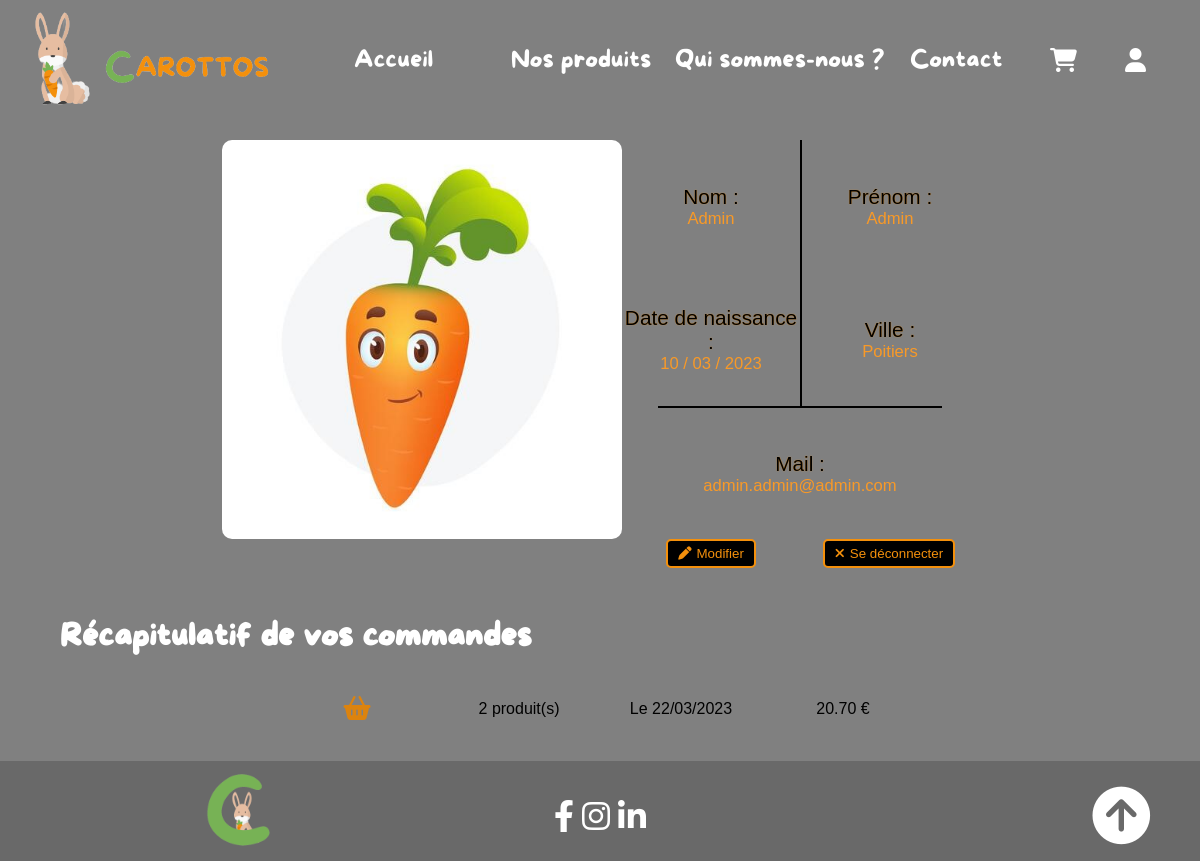
Before: /pageUser.php (signed in) with the older database file.
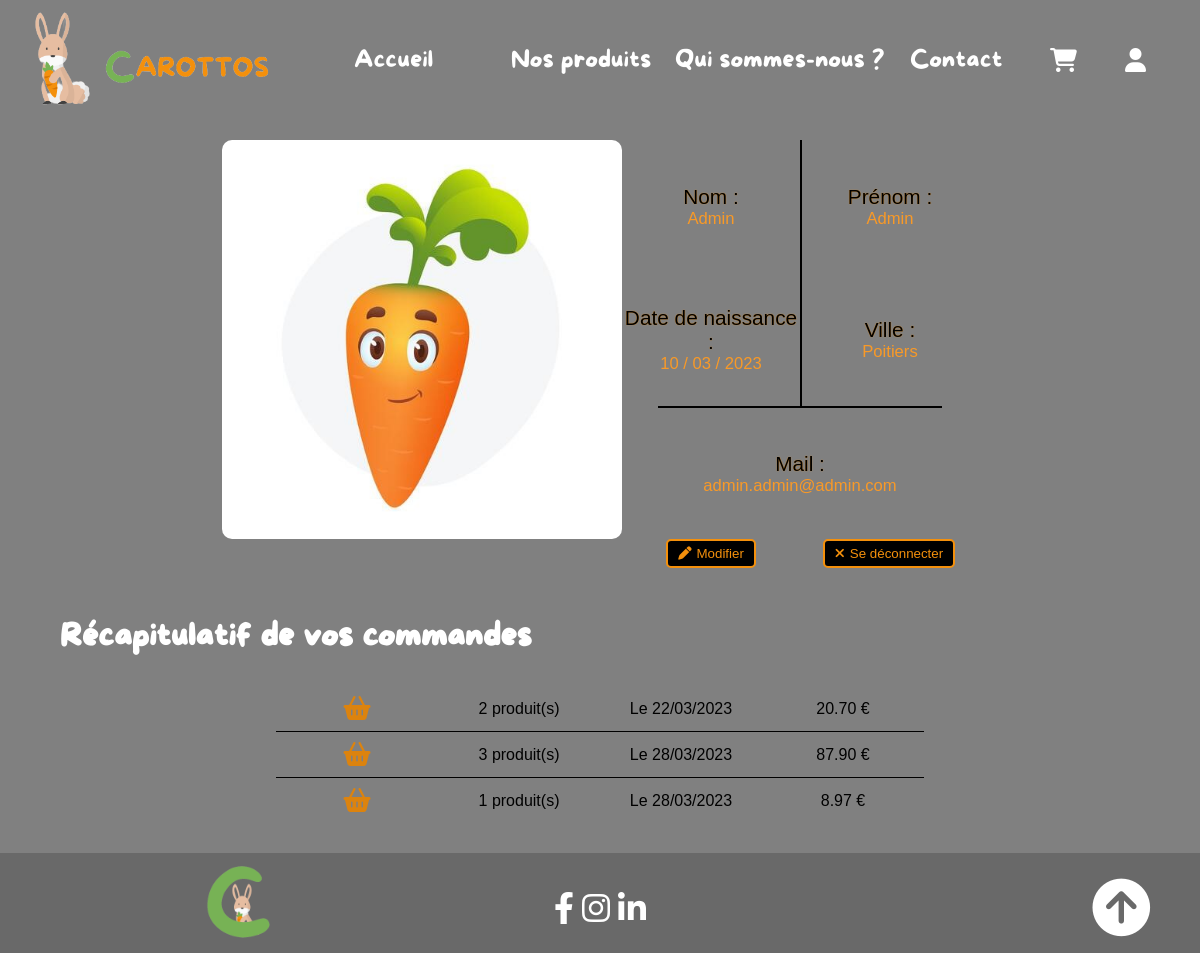
After: the same page with the newer database file.
### tables this page shows
CREATE TABLE `commande` (
  `idCommande` int(11) NOT NULL,
  `dateCommande` date NOT NULL DEFAULT current_timestamp(),
  `idUser` int(11) NOT NULL,
  `idPtLiv` int(11) NOT NULL
);

### BDD/requetes.php (called while the page is built, shortened)
<?php
function getCommandeByUserId($id){
    $connexion = createConnexion();
    $requete = $connexion->prepare("SELECT * FROM commande WHERE idUser = :idUser");
    $requete->bindParam('idUser', $id);
    $requete->execute();
    return $requete->fetchAll(PDO::FETCH_ASSOC);
}
function getNbProdByCommandeId($id){
    $connexion = createConnexion();
    $requete = $connexion->prepare("SELECT COUNT(*) FROM contenu WHERE idCommande = :id");
    $requete->bindParam('id', $id);
    $requete->execute();
    return $requete->fetch();
}
function getPrixTotalCommande($id){
    $connexion = createConnexion();
    $requete = $connexion->prepare("SELECT SUM(prix*qteProd) as Total FROM contenu INNER JOIN produits ON produits.id = contenu.idProduit WHERE idCommande = :id");
    $requete->bindParam('id', $id);
    $requete->execute();
    $array =  $requete->fetch(PDO::FETCH_ASSOC);
    return number_format($array['Total'], 2);
}

### pageUser.php (the view, shortened to what this page needs)
<?php
include_once "BDD/requetes.php";
$commandes = getCommandeByUserId($_SESSION['user']['id']);
$dateNaiss = date('d / m / Y', strtotime($_SESSION['user']['dateNaiss']));
?>
<!doctype html>
<html lang="fr">
<head>
    <link rel="stylesheet" href="https://cdnjs.cloudflare.com/ajax/libs/font-awesome/6.3.0/css/all.min.css" />
    <link rel="stylesheet" href="style.css">
</head>
<body>
<div class="container">
    <?php
    include "fichierCommuns/header.php";
    ?>
    <div class="pageUser">
        <div class="infosUsers">
            <img src="images/client.jpg" alt="Image client">
            <p>Nom : <br> <span class="infoPageUser"><?= $_SESSION['user']['nom']?></span></p>
            <p>Prénom : <br> <span class="infoPageUser"> <?= $_SESSION['user']['prenom']?> </span></p>
            <p>Date de naissance : <br> <span class="infoPageUser"><?= $dateNaiss?></span></p>
            <p>Ville : <br> <span class="infoPageUser"><?= $_SESSION['user']['ville']?></span></p>
            <p id="mailUser"> Mail :<br> <span class="infoPageUser"><?= $_SESSION['user']['mail']?></span></p>
            <form method="post" id="modifier">
                <button type="submit" name="modif" value="1"><i class="fa-sharp fa-solid fa-pen"></i>Modifier</button>
            </form>
            <form method="post" id="deconnexion">
                <button type="submit" name="deco" value="1"><i class="fa-sharp fa-solid fa-xmark"></i>Se déconnecter</button>
            </form>
        </div>
        <h1>Récapitulatif de vos commandes</h1>
        <table id="listeCommandesPassees">
            <tbody>
            <?php
            foreach ($commandes as $commande){
            ?>
                <tr class="grilleAncienPanier" onclick="document.location='ancienPanier.php?idPanier=<?= $commande['idCommande'] ?>'" >
                    <td><i class="fa-solid fa-basket-shopping"></i></td>
                    <td><?=  getNbProdByCommandeId($commande['idCommande'])[0]." produit(s)"?></td>
                    <td><?= "Le ".date('d/m/Y', strtotime($commande['dateCommande']))?></td>
                    <td><?= getPrixTotalCommande($commande['idCommande'])." €"?></td>
                </tr>
            <?php
            }
            ?>
            </tbody>
        </table>
    </div>
    <?php
    include "fichierCommuns/footer.php";
    ?>
</div>
</body>
</html>

### fichierCommuns/header.php
<nav>
    <img src="/images/Carottos_Simple1b.png" alt="Logo de Carottos">
    <a href="index.php"><p><span class="FirstLetter">A</span>ccueil</p></a>
    <a href="siteVitrine.php"><p><span class="FirstLetter">N</span>os produits</p></a>
    <a href="organigramme.php"><p><span class="FirstLetter">Q</span>ui sommes-nous ?</p></a>
    <a href="contact.php"><p><span class="FirstLetter">C</span>ontact</p></a>
    <a href="panier.php"><i class="fa-solid fa-cart-shopping"></i></a>
    <a href="connexion.php"><i class="fa-solid fa-user"></i></a>
</nav>

### fichierCommuns/footer.php
<footer>
    <a href="pageDev" class="dev"><img src="images/CAndLapin.png" alt="Logo différent"></a>
    <div class="reseaux">
        <a href="https://fr-fr.facebook.com/" target="_blank"><i class="fa-brands fa-facebook-f"><span class="remplissage"><i class="fa-brands fa-facebook-f"></i></span></i></a>
        <a href="https://www.instagram.com/" target="_blank"><i class="fa-brands fa-instagram"><span class="remplissage"><i class="fa-brands fa-instagram"></i></span></i></a>
        <a href="https://www.linkedin.com/feed/" target="_blank"><i class="fa-brands fa-linkedin-in"><span class="remplissage"><i class="fa-brands fa-linkedin-in"></i></span></i></a>
    </div>
    <a href="#" class="arrowTop"><i class="fa-solid fa-circle-arrow-up"></i></a>
</footer>

### style.css (style rules this page uses)
html { scroll-behavior: smooth; min-height: 100vh; height: max-content; scrollbar-width: thin; }
* { margin: 0; padding: 0; box-sizing: border-box; cursor: default; }
button * { cursor: pointer; }
nav { display: grid; width: 100%; height: 120px; grid-template-rows: 120px; grid-template-columns: 25vw repeat(4, minmax(170px, 1fr)) 75px 75px; background-color: gray; font-family: MoreSugarRegular, sans-serif; color: white; align-items: center; position: fixed; z-index: 2; }
nav > img { aspect-ratio: 236/100; object-fit: contain; width: 100%; height: 100%; padding: 3px 0; grid-row: 1/-1; grid-column: 1/2; }
nav a { text-decoration: none; display: block; color: white; }
nav a p, nav a i { width: max-content; margin: auto; height: max-content; transition: color 0.5s; cursor: pointer; font-size: 1.5rem; text-align: center; }
.FirstLetter { transition: color 0.5s; }
nav i { justify-self: start; }
footer { background-color: dimgray; height: 100px; position: fixed; display: grid; width: 100%; grid-template-columns: 300px 1fr 300px; bottom: 0; align-items: center; font-size: 2em; color: white; z-index: 3; }
footer img { width: 100px; height: 100px; justify-self: center; margin-top: 5px; }
.reseaux { width: max-content; justify-self: center; }
.reseaux a * { cursor: pointer; }
footer > a { justify-self: end; width: max-content; margin-right: 10px; cursor: pointer; }
.reseaux a > i { position: relative; color: white; cursor: pointer; }
.arrowTop { color: white; transition: all 0.3s; font-size: 1.8em; margin-right: 50px; }
.arrowTop i { cursor: pointer; }
.dev { cursor: default; }
.container { display: flex; flex-direction: column; min-height: 100vh; height: max-content; background-color: gray; }
.pageUser { margin: 140px auto 130px auto; width: 90%; font-family: Bahnschrift, sans-serif; }
.pageUser h1 { font-family: MoreSugarRegular, sans-serif; color: white; }
.infosUsers { width: 70%; display: grid; grid-template-columns: 400px 1fr 1fr; grid-template-rows: 133px 133px 133px max-content; margin: auto auto 50px; text-align: center; color: #ec9535; }
.infosUsers img { aspect-ratio: 1/1; object-fit: cover; width: 100%; height: 100%; grid-row: 1/4; border-radius: 10px; }
.infosUsers p { height: 100%; display: flex; flex-direction: column; align-items: center; justify-content: center; color: black; font-size: 1.3em; text-shadow: 0 0 1px #f4900c; }
.infosUsers p:nth-child(2n+1) { border-left: 2px solid black; }
.infoPageUser { color: #f89927; font-size: 0.8em; text-shadow: none; }
#mailUser { border-top: 2px solid black; grid-column: 2/-1; width: 80%; margin: auto; }
#deconnexion { grid-row: -1/-2; grid-column: -1/-2; }
#modifier { grid-row: -1/-2; grid-column: -2/-3; }
#deconnexion button, #modifier button { padding: 5px 10px; background-color: black; border: 2px solid #f4900c; border-radius: 5px; color: #f4900c; font-family: Bahnschrift, sans-serif; cursor: pointer; transition: transform 0.5s; }
#deconnexion button i, #modifier button i { transition: all 0.5s; padding-right: 5px; }
#listeCommandesPassees { width: 60%; margin: 30px auto auto; padding: 10px; border-collapse: collapse; }
#listeCommandesPassees .grilleAncienPanier { border-bottom: black 1px solid; transition: transform 0.5s; }
#listeCommandesPassees .grilleAncienPanier:last-child { border: none; }
#listeCommandesPassees td { padding: 10px 10px 10px; width: 25%; text-align: center; }
#listeCommandesPassees i { font-size: 1.5em; color: #dc830e; }
#listeCommandesPassees .grilleAncienPanier td { cursor: pointer; }

Changed rows visible on the page:
added commande: idCommande "3", dateCommande "28/03/2023", idCommande "87.90"
added commande: idCommande "1", dateCommande "28/03/2023", idCommande "8.97"
